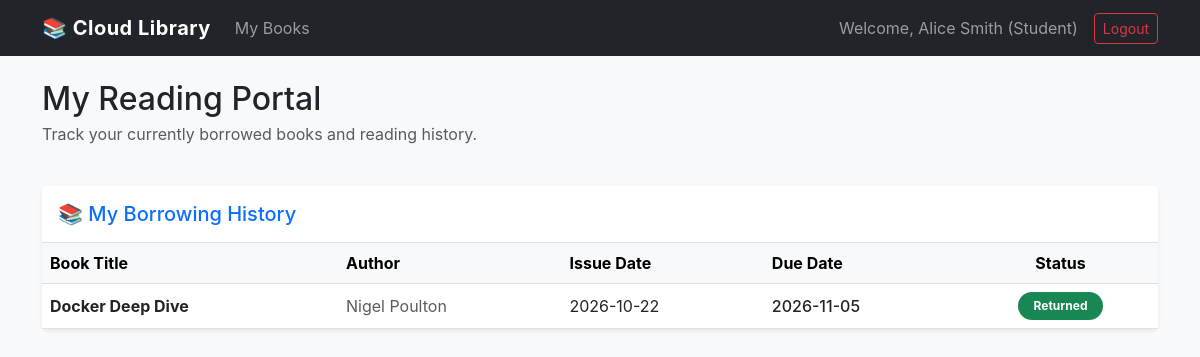
The page /student/dashboard (signed in) on the database its author committed.
### tables this page shows
CREATE TABLE borrowings (
    id INTEGER PRIMARY KEY AUTOINCREMENT,
    book_id INTEGER NOT NULL,
    user_id INTEGER NOT NULL, -- Now points to users table
    issue_date DATE NOT NULL,
    due_date DATE NOT NULL,
    return_date DATE,
    status TEXT NOT NULL DEFAULT 'Issued',
    FOREIGN KEY (book_id) REFERENCES books (id),
    FOREIGN KEY (user_id) REFERENCES users (id)
);

CREATE TABLE books (
    id INTEGER PRIMARY KEY AUTOINCREMENT,
    title TEXT NOT NULL,
    author TEXT NOT NULL,
    isbn TEXT UNIQUE NOT NULL,
    total_copies INTEGER NOT NULL DEFAULT 1,
    available_copies INTEGER NOT NULL DEFAULT 1,
    added_on TIMESTAMP DEFAULT CURRENT_TIMESTAMP
);

### app.py (the view)
@app.route('/student/dashboard')
def student_dashboard():
    if session.get('role') != 'student':
        return redirect(url_for('login'))
    conn = get_db_connection()
    my_books = conn.execute('''
        SELECT books.title, books.author, borrowings.issue_date, borrowings.due_date, borrowings.status
        FROM borrowings
        JOIN books ON borrowings.book_id = books.id
        WHERE borrowings.user_id = ?
    ''', (session['user_id'],)).fetchall()
    conn.close()
    return render_template('student_dashboard.html', my_books=my_books)

### app.py (called while the page is built)
def get_db_connection():
    conn = sqlite3.connect(app.config['DATABASE'])
    conn.row_factory = sqlite3.Row
    return conn

### templates/student_dashboard.html (shortened to what this page needs)
{% extends 'base.html' %}
{% block content %}
<div class="row mb-4">
    <div class="col-12">
        <h2 class="mb-1">My Reading Portal</h2>
        <p class="text-muted">Track your currently borrowed books and reading history.</p>
    </div>
</div>
<div class="card shadow-sm border-0">
    <div class="card-header bg-white border-bottom py-3 d-flex justify-content-between align-items-center">
        <h5 class="mb-0 text-primary">📚 My Borrowing History</h5>
    </div>
    <div class="card-body p-0">
        <div class="table-responsive">
            <table class="table table-hover align-middle mb-0">
                <thead class="table-light">
                    <tr>
                        <th>Book Title</th>
                        <th>Author</th>
                        <th>Issue Date</th>
                        <th>Due Date</th>
                        <th class="text-center">Status</th>
                    </tr>
                </thead>
                <tbody>
                    {% for book in my_books %}
                    <tr>
                        <td class="fw-bold">{{ book.title }}</td>
                        <td class="text-muted">{{ book.author }}</td>
                        <td>{{ book.issue_date }}</td>
                        <td class="fw-medium">{{ book.due_date }}</td>
                        <td class="text-center">
                            {% if book.status == 'Issued' %}
                                <span class="badge bg-warning text-dark px-3 py-2 rounded-pill">Issued</span>
                            {% elif book.status == 'Returned' %}
                                <span class="badge bg-success px-3 py-2 rounded-pill">Returned</span>
                            {% else %}
                                <span class="badge bg-secondary px-3 py-2 rounded-pill">{{ book.status }}</span>
                            {% endif %}
                        </td>
                    </tr>
                    {% endfor %}
                </tbody>
            </table>
        </div>
    </div>
</div>
{% endblock %}

### static/css/style.css (style rules this page uses)
body { background-color: #f8f9fa; font-family: -apple-system, BlinkMacSystemFont, "Segoe UI", Roboto, "Helvetica Neue", Arial, sans-serif; }
.card { transition: transform 0.2s ease-in-out, box-shadow 0.2s ease-in-out; }
tbody tr { transition: background-color 0.15s ease-in-out; }
body { perspective: 1500px; overflow-x: hidden; }

### rows shown on the page
borrowings: title "Docker Deep Dive", author "Nigel Poulton", issue_date "2026-10-22", due_date "2026-11-05", status "Returned"

### other values the page prints
{{ session.get('name') }} "Alice Smith"
{{ session.get('role') | capitalize }} "Student"
